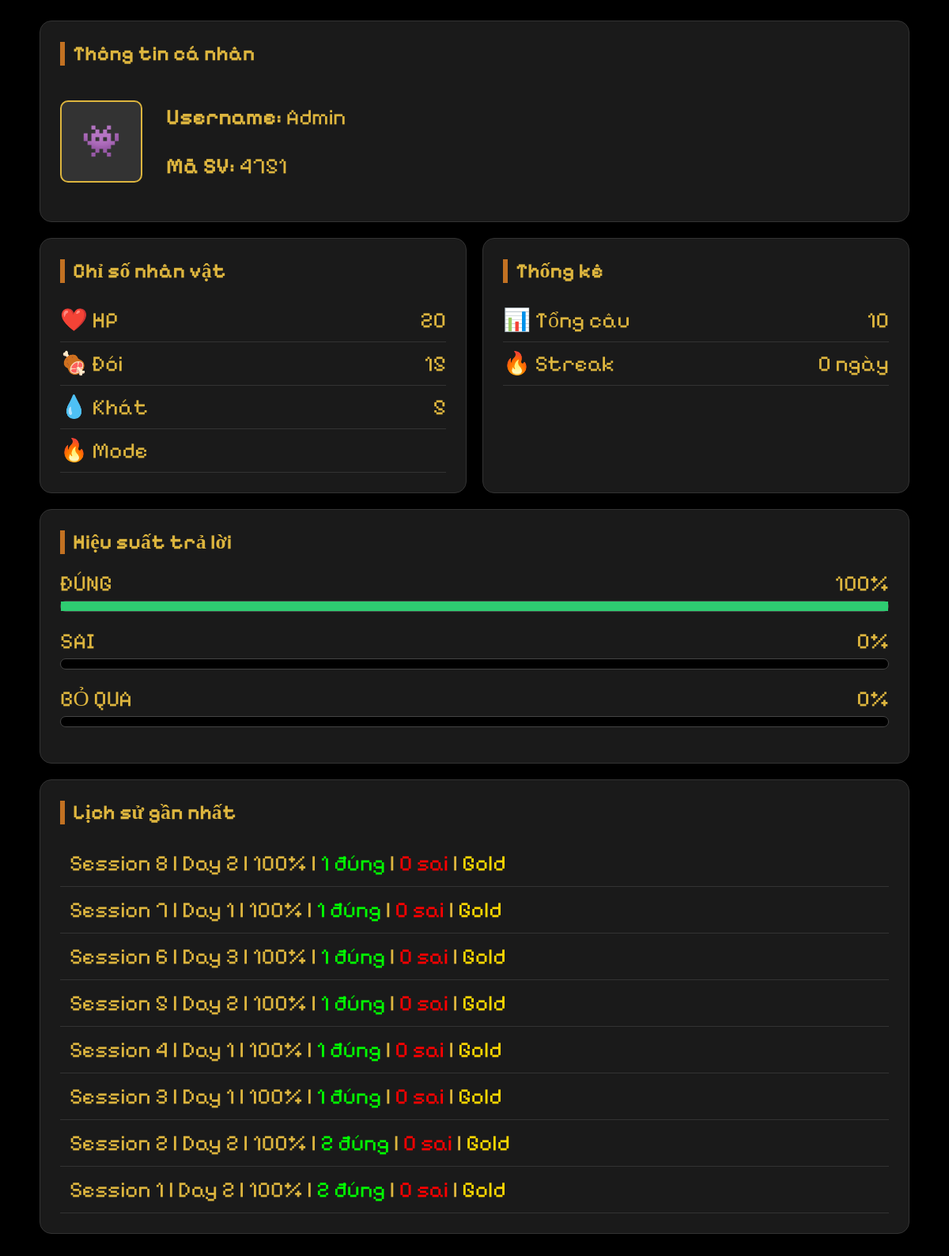
Page /proFile.php on the committed database.
### tables this page shows
CREATE TABLE `history_answers` (
  `id` int(11) NOT NULL,
  `session_id` int(11) NOT NULL,
  `question_id` int(11) NOT NULL,
  `answer_id` int(11) NOT NULL,
  `is_correct` tinyint(1) NOT NULL,
  `day` int(11) NOT NULL,
  `exam_id` int(11) DEFAULT NULL
);

### proFile.php (the view, shortened to what this page needs)
<?php
$conn = mysqli_connect("localhost", "root", "", "quiz_game");
$sql = "SELECT * FROM history_answers";
$result = mysqli_query($conn, $sql);
$total = 0;
$correct = 0;
$wrong = 0;
while ($row = mysqli_fetch_assoc($result)) {
    $total++;
    if ($row['is_correct'] == 1) $correct++;
    else $wrong++;
}
$percent_correct = ($total > 0) ? round(($correct * 100)/$total) : 0;
$percent_wrong = ($total > 0) ? round(($wrong * 100)/$total) : 0;
$percent_skip = 100 - $percent_correct - $percent_wrong;
?>
<!DOCTYPE html>
<html lang="vi">
<head>
</head>
<body>
<div class="container">
<div class="card">
    <div class="title-line"><span></span><h2>Thông tin cá nhân</h2></div>
    <div class="header-flex">
        <div class="avatar-box">👾</div>
        <div>
            <p><b>Username:</b> Admin</p>
            <p><b>Mã SV:</b> 4751</p>
        </div>
    </div>
</div>
<div class="game-grid">
    <div class="card">
        <div class="title-line"><span></span><h2>Chỉ số nhân vật</h2></div>
        <div class="stat-item"><span>❤️ HP</span><span>20</span></div>
        <div class="stat-item"><span>🍖 Đói</span><span>15</span></div>
        <div class="stat-item"><span>💧 Khát</span><span>5</span></div>
        <div class="stat-item"><span>🔥 Mode</span>
    </div>
</div>
    <div class="card">
        <div class="title-line"><span></span><h2>Thống kê</h2></div>
        <div class="stat-item"><span>📊 Tổng câu</span><span><?= $total ?></span></div>
        <div class="stat-item"><span>🔥 Streak</span><span>0 ngày</span></div>
    </div>
</div>
<div class="card">
    <div class="title-line"><span></span><h2>Hiệu suất trả lời</h2></div>
    <div class="perf-item">
        <div class="perf-label"><span>ĐÚNG</span><span><?= $percent_correct ?>%</span></div>
        <div class="bar"><div class="fill green" style="width: <?= $percent_correct ?>%"></div></div>
    </div>
    <div class="perf-item">
        <div class="perf-label"><span>SAI</span><span><?= $percent_wrong ?>%</span></div>
        <div class="bar"><div class="fill red" style="width: <?= $percent_wrong ?>%"></div></div>
    </div>
    <div class="perf-item">
        <div class="perf-label"><span>BỎ QUA</span><span><?= $percent_skip ?>%</span></div>
        <div class="bar"><div class="fill orange" style="width: <?= $percent_skip ?>%"></div></div>
    </div>
</div>
<div class="card">
    <div class="title-line"><span></span><h2>Lịch sử gần nhất</h2></div>
<?php
$sql = "SELECT * FROM history_answers ORDER BY session_id DESC";
$result = mysqli_query($conn, $sql);
if (mysqli_num_rows($result) == 0) {
    echo "<div class='no-data'>Chưa có dữ liệu sinh tồn.</div>";
} else {
    $current_session = -1;
    while ($row = mysqli_fetch_assoc($result)) {
        if ($row['session_id'] != $current_session) {
            $session = $row['session_id'];
            $day = $row['day'];
            $sql2 = "SELECT * FROM history_answers WHERE session_id = $session";
            $rs2 = mysqli_query($conn, $sql2);
            $c = 0; $w = 0; $t = 0;
            while ($r = mysqli_fetch_assoc($rs2)) {
                $t++;
                if ($r['is_correct'] == 1) $c++;
                else $w++;
            }
            $score = ($t > 0) ? round(($c*100)/$t) : 0;
            $rank = "Bronze";
            $rankClass = "rank-bronze";
            if ($score >= 85) { $rank="Gold"; $rankClass="rank-gold"; }
            else if ($score >= 70) { $rank="Silver"; $rankClass="rank-silver"; }
            echo "<div class='history-row'>";
            echo "Session $session | Day $day | $score% | ";
            echo "<span style='color:lime'>$c đúng</span> | ";
            echo "<span style='color:red'>$w sai</span> | ";
            echo "<span class='$rankClass'>$rank</span>";
            echo "</div>";
            $current_session = $session;
        }
    }
}
?>
</div>
</div>
</body>
</html>

### proFile.php (style rules this page uses)
:root { --bg-black: #000; --card-gray: #1a1a1a; --gold: #DDB53E; --orange: #C27122; --border: #333; }
body { font-family: 'Pixelify Sans'; background: var(--bg-black); color: var(--gold); margin: 0; padding: 26px; font-size: 28px; }
.container { max-width: 1100px; margin: auto; }
.card { background: var(--card-gray); padding: 25px; border-radius: 15px; margin-bottom: 20px; border: 1px solid var(--border); }
.title-line { display: flex; align-items: center; gap: 10px; margin-bottom: 20px; }
.title-line span { width: 6px; height: 30px; background: var(--orange); }
h2 { margin: 0; font-size: 26px; }
.header-flex { display: flex; gap: 30px; align-items: center; }
.avatar-box { width: 100px; height: 100px; background: #333; border-radius: 10px; display: flex; justify-content: center; align-items: center; font-size: 40px; border: 2px solid var(--gold); }
.game-grid { display: grid; grid-template-columns: 1fr 1fr; gap: 20px; }
.stat-item { display: flex; justify-content: space-between; padding: 10px 0; border-bottom: 1px solid #333; }
.perf-item { margin-bottom: 20px; }
.perf-label { display: flex; justify-content: space-between; margin-bottom: 5px; }
.bar { background: #000; height: 12px; border-radius: 10px; border: 1px solid #444; }
.fill { height: 100%; }
.green { background: #2ecc71; }
.history-row { padding: 12px; border-bottom: 1px solid #333; }
.rank-gold { color: gold; }

### rows in the picture
history_answers: session "8", day "2", score "100", c "1", session "0", rank "Gold"
history_answers: session "7", day "1", score "100", c "1", w "0", rank "Gold"
history_answers: session "6", day "3", score "100", c "1", w "0", rank "Gold"
history_answers: session "5", day "2", score "100", c "1", w "0", rank "Gold"
history_answers: session "4", day "1", score "100", c "1", w "0", rank "Gold"
history_answers: session "3", day "1", score "100", c "1", w "0", rank "Gold"
history_answers: session "2", day "2", score "100", c "2", w "0", rank "Gold"
history_answers: session "1", day "2", score "100", c "2", w "0", rank "Gold"

### other values in the picture
$total "10"
$percent_correct "100"
$percent_wrong "0"
$percent_skip "0"
